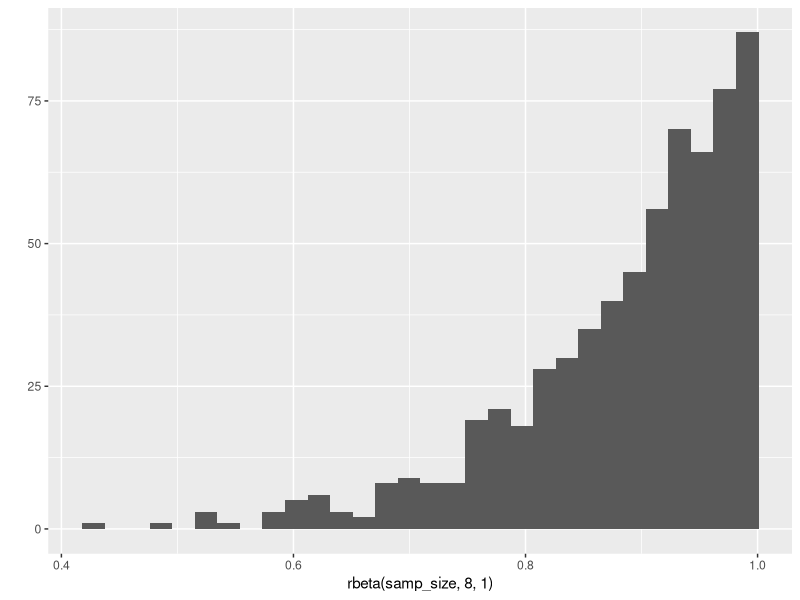
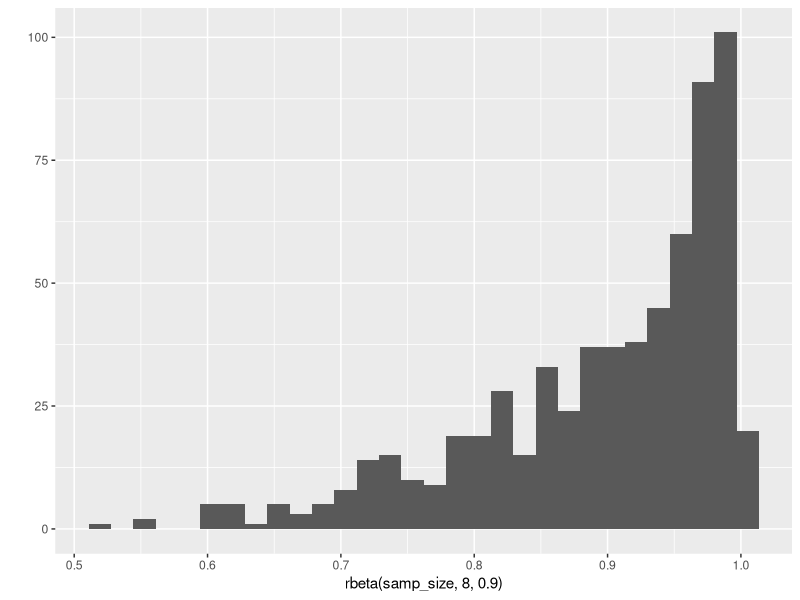
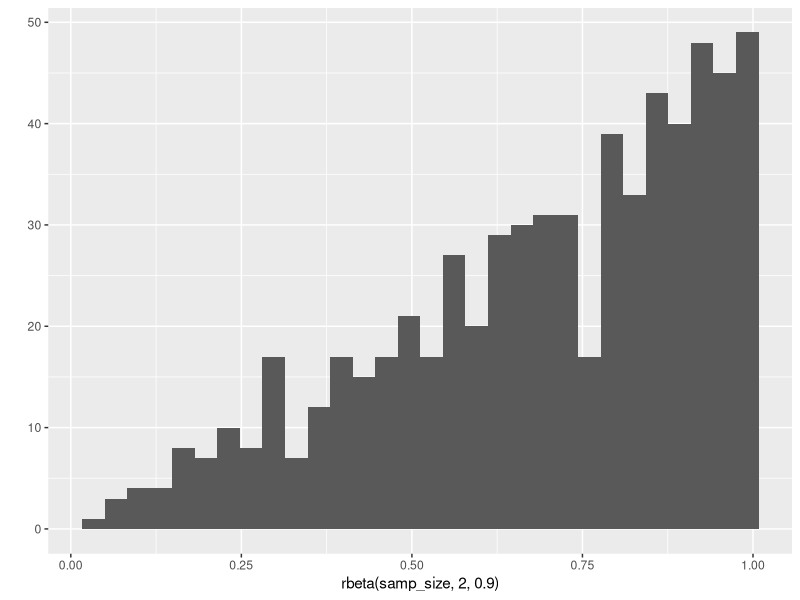
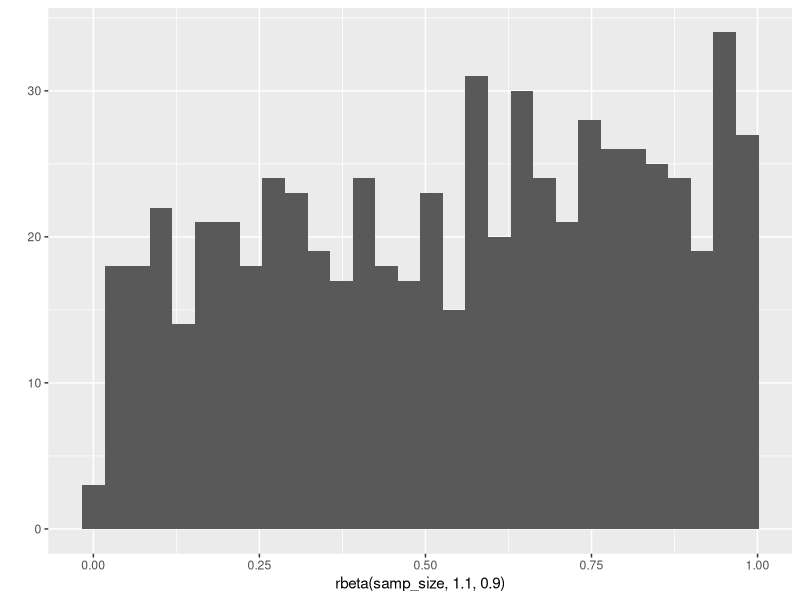
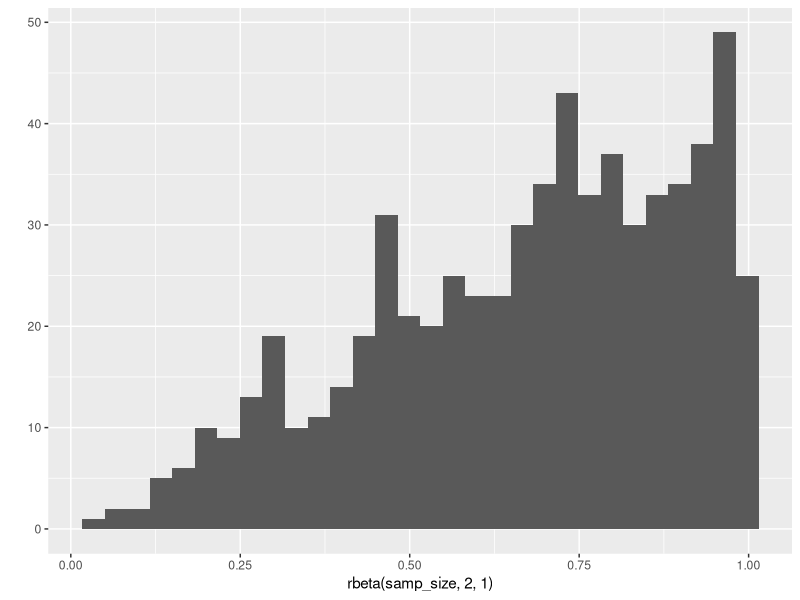
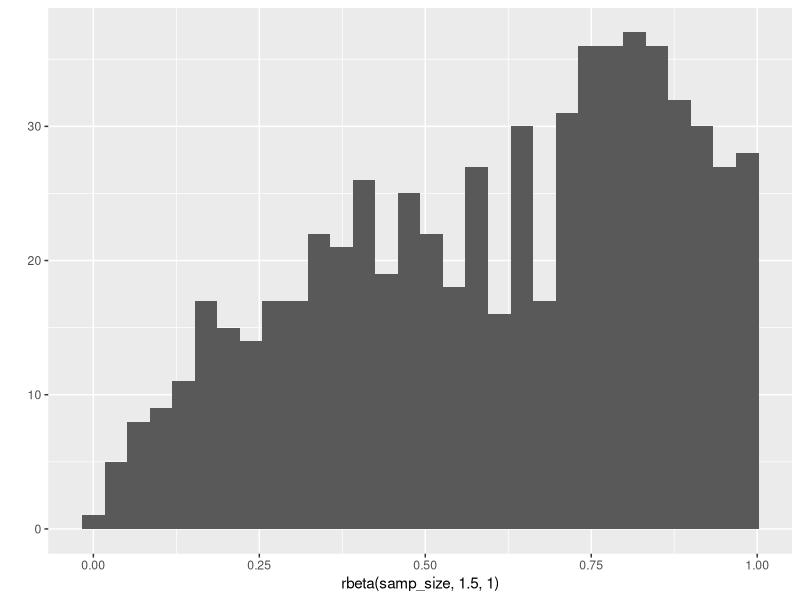
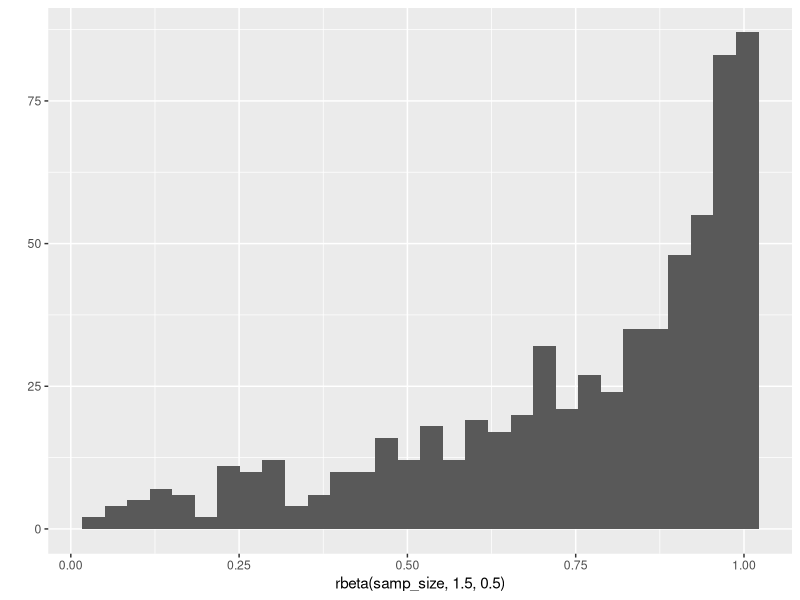
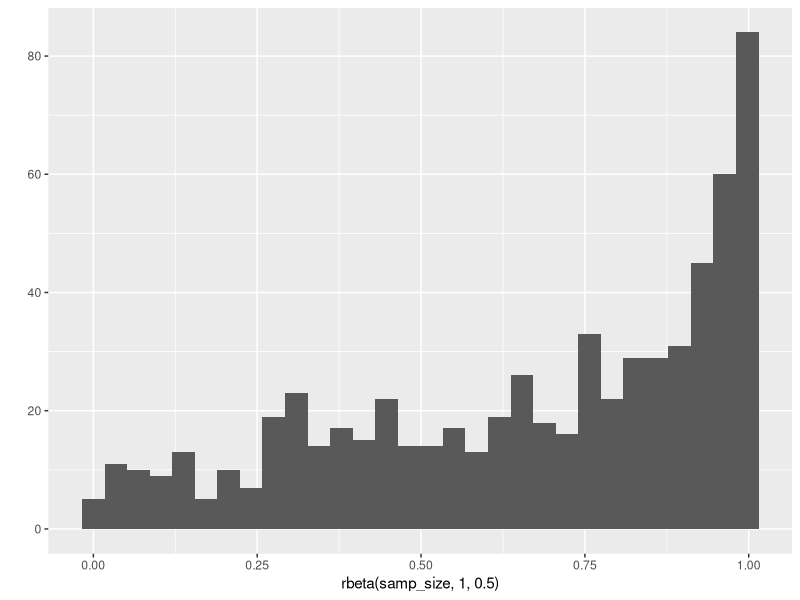

Recreate these plots in R, in order.
library(ggplot2)
samp_size = 650

likert_beta = function(n, a, b){
	round(rbeta(n, a, b) * 4)
}

centered = likert_beta(samp_size, 2, 2)
r_tail = likert_beta(samp_size, 2, 4)
l_tail = likert_beta(samp_size, 4, 2)



qplot(rbeta(samp_size, 8,   1))   # concave
qplot(rbeta(samp_size, 8,   0.9)) # more concave?
qplot(rbeta(samp_size, 2,   0.9)) # ramp
qplot(rbeta(samp_size, 1.1, 0.9)) # gentle ramp
qplot(rbeta(samp_size, 2,   1))   # ramp
qplot(rbeta(samp_size, 1.5, 1))   # moderate ramp
qplot(rbeta(samp_size, 1.5, 0.5)) # very spiky
qplot(rbeta(samp_size, 1,   0.5)) # less spiky
